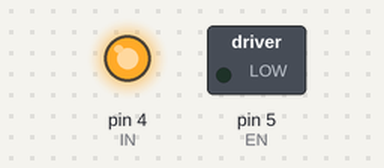
Bench run of a sketch on a simulated Arduino Uno, built with avr-gcc and run on an emulated ATmega328P. Shown: switched loads named in the sketch (green lamp = pin HIGH), output pins drawn as LEDs (lit = HIGH).

Above: at 0.05 s.
At 6.35 s:
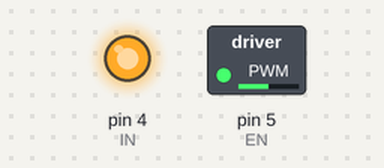
At 12.75 s:
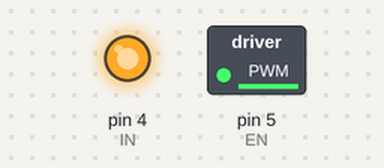
At 25.55 s:
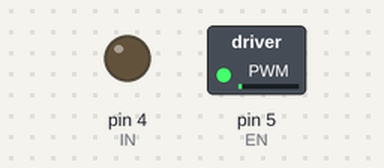
Timing chart, 0 to 33.3 s (numbered marks = the images above):
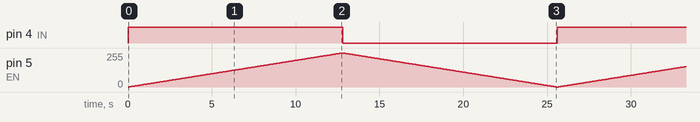

The sketch:

s5.3_motorshield_test.ino
```cpp
#define EN 5
#define IN 4

void setup() {
  pinMode(EN, OUTPUT);
  pinMode(IN, OUTPUT);
}

void loop() {
  //motor shield позволяет задавать направление
  //изменением сигнала всего лишь на одном пине INPUT
  digitalWrite(IN, HIGH);

  //управление скоростью происходит так же -
  //через изменение ШИМ на ENABLE
  for(int spd = 0; spd < 256; spd++)
  {
    analogWrite(EN, spd);
    delay(50);
  }

  digitalWrite(IN, LOW);

  for(int spd = 255; spd >=0; spd--)
  {
    analogWrite(EN, spd);
    delay(50);
  }
}
```

Measured:
- by itself, pin 4 (IN): alternates HIGH for 12.8 s and LOW for 12.8 s
